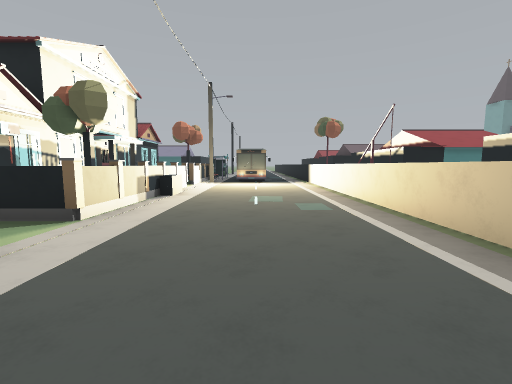
view 1 (above)

18 first-person views from a walk through a Godot game level. The camera is 1.5 m above the floor, tilts 6° down and sees 90° across. The floor is counted in squares, 2 m on a side. Each view is taken from the middle of a square. On the plan, view 1 faces up. The plan holds only what a view shows up to about 9 squares ahead; the rest is blank. The place goes on beyond the plan.

view 2
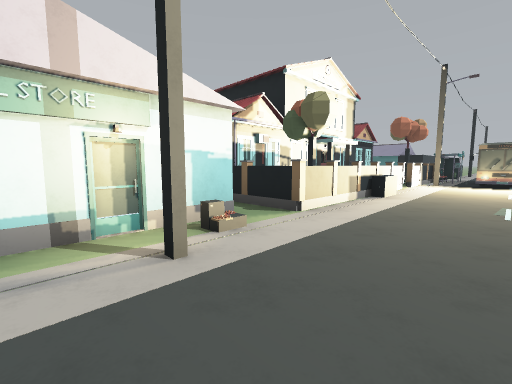

view 3
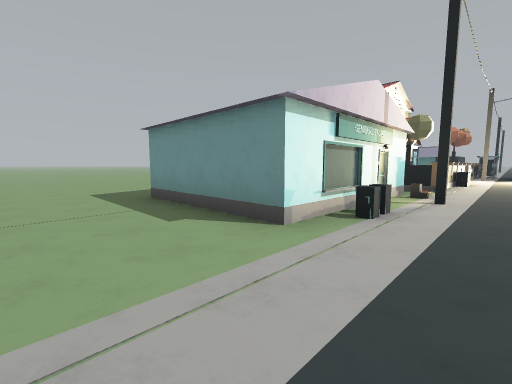

view 4
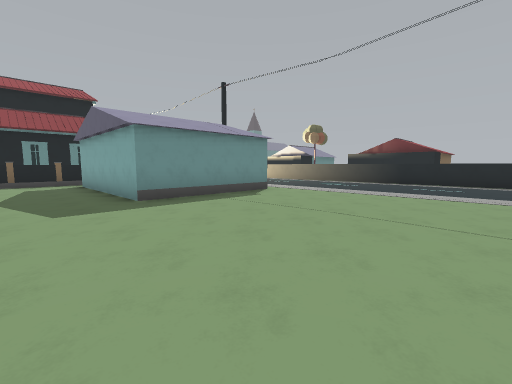

view 5
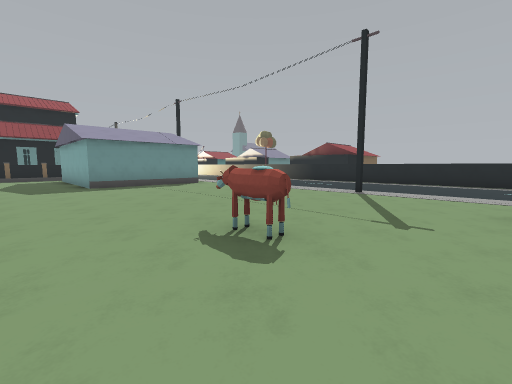

view 6
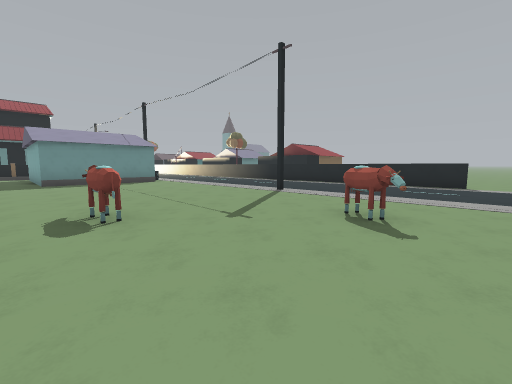

view 7
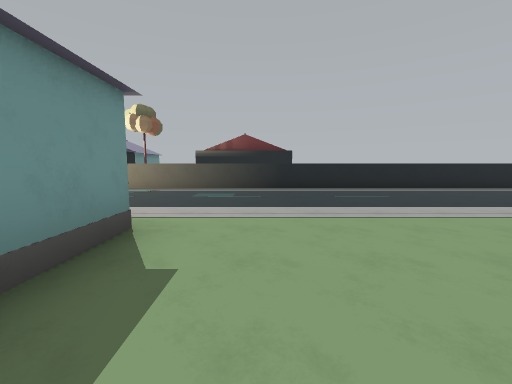

view 8
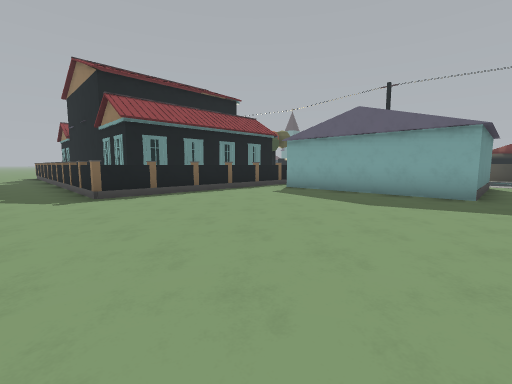

view 9
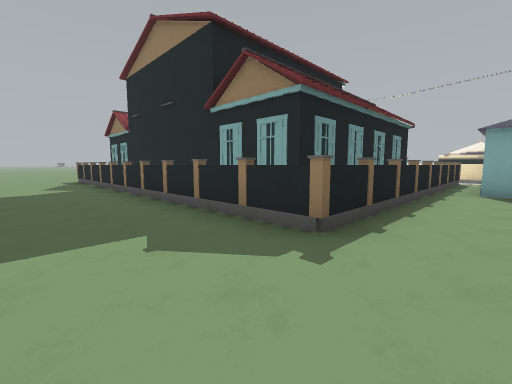

view 10
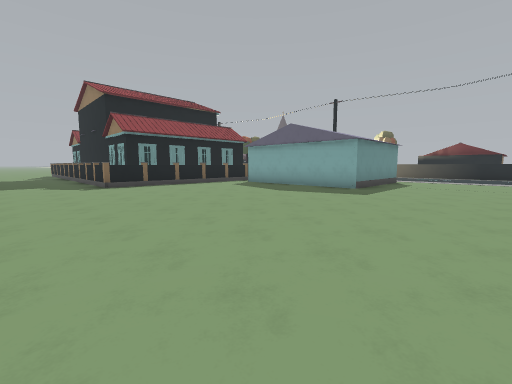

view 11
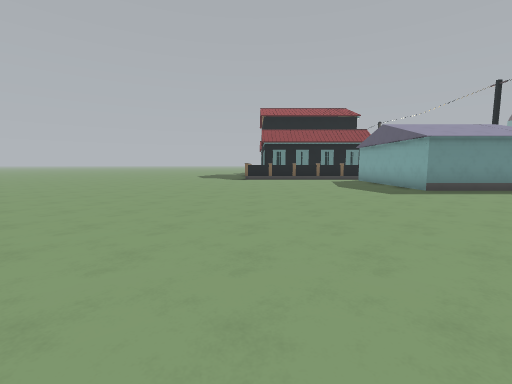

view 12
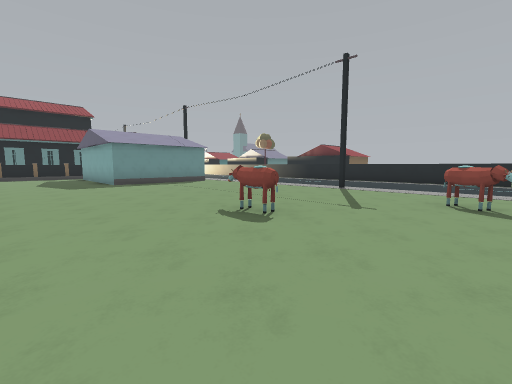

view 13
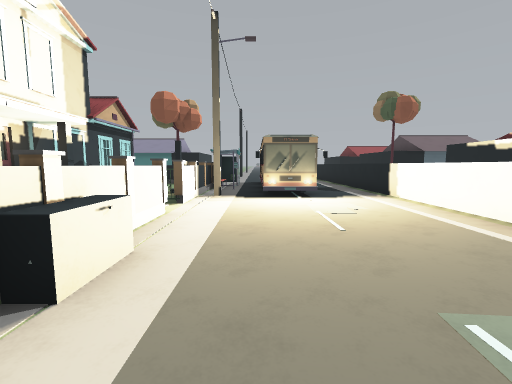

view 14
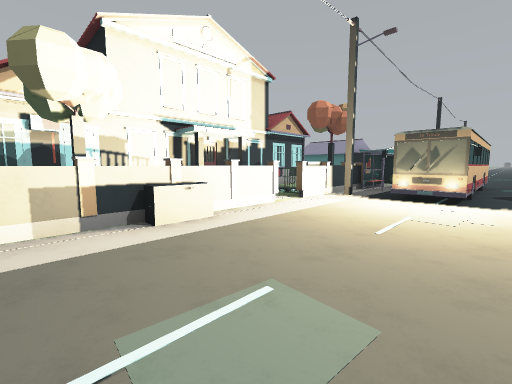

view 15
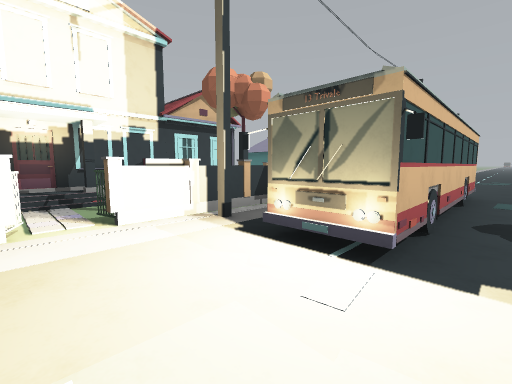

view 16
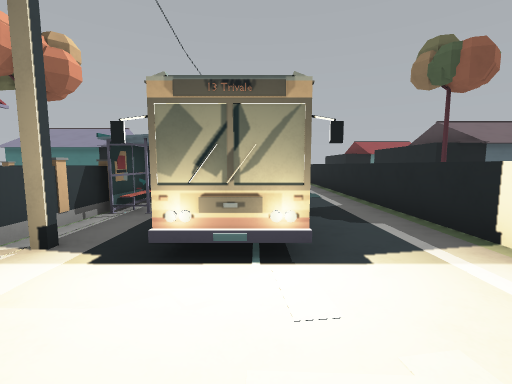

view 17
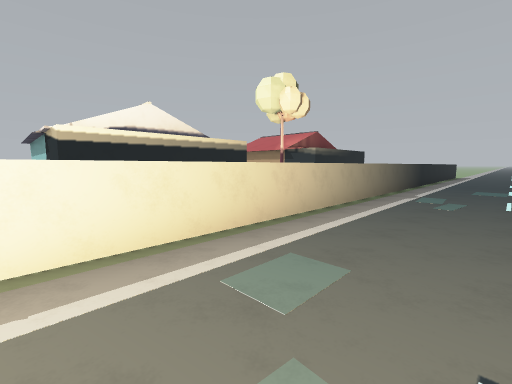

view 18
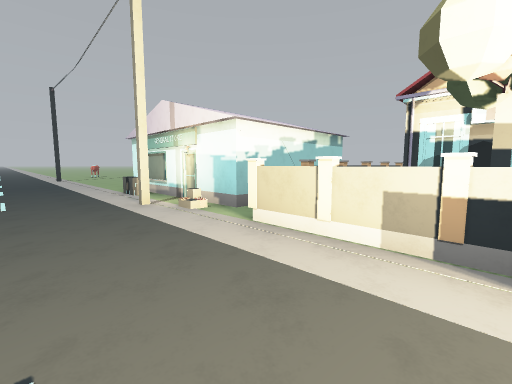

### Floor plan
Points are (right, up) in squares from view 1. A wall is a line through its corners. A room is listed if a view was taken in it or the views show most of it. See-through windows are left out.
Room 1 (views 1, 2, 3, 4, 5, 6, 7, 8, 9, 10, 11, 12, 13, 14, 15, 16, 17, 18)
walls: (-7.1, -9.8) (-7, -9.3); (-7, -10.4) (-7, -9.4); (-3, 2.5) (-3, -2.5) (-7, -2.5) (-7, 2.5); (-4.6, -12.9) (-4.2, -12.1); (-4.7, -13) (-4.2, -12.1); (-4.6, -13.2) (-4.5, -12.5); (2.4, -13.1) (2.4, 16.5); (-3, 9.2) (-2.4, 9) (-2.4, 3.4) (-12.6, 3.4) (-12.6, 12.4); (-0.4, 11) (-0.9, 11); (-2.4, 13.4) (-2.4, 10) (-3, 9.9); (0.4, 16.5) (0.4, 11.4)
low walls: (-2.3, -0.6) (-2.3, -1.4); (-2.1, 7.2) (-2.1, 6.2)
ways out: opening at (1, 16); opening at (2, -14)

Where each view was taken, in squares from view 1:
view 1: 0 up, 0 right, facing up
view 2: 0 up, 0 right, facing up-left
view 3: 5 down, 1 left, facing up-left
view 4: 8 down, 9 left, facing up-right
view 5: 12 down, 9 left, facing up-right
view 6: 14 down, 8 left, facing up-right
view 7: 4 down, 6 left, facing right
view 8: 3 down, 14 left, facing up-right
view 9: 2 up, 15 left, facing up-right
view 10: 6 down, 15 left, facing up-right
view 11: 10 down, 12 left, facing up
view 12: 13 down, 10 left, facing up-right
view 13: 5 up, 1 left, facing up
view 14: 5 up, 1 right, facing up-left
view 15: 9 up, 1 right, facing up-left
view 16: 9 up, 0 right, facing up
view 17: 6 up, 0 right, facing down-right
view 18: 6 up, 0 right, facing down-left
